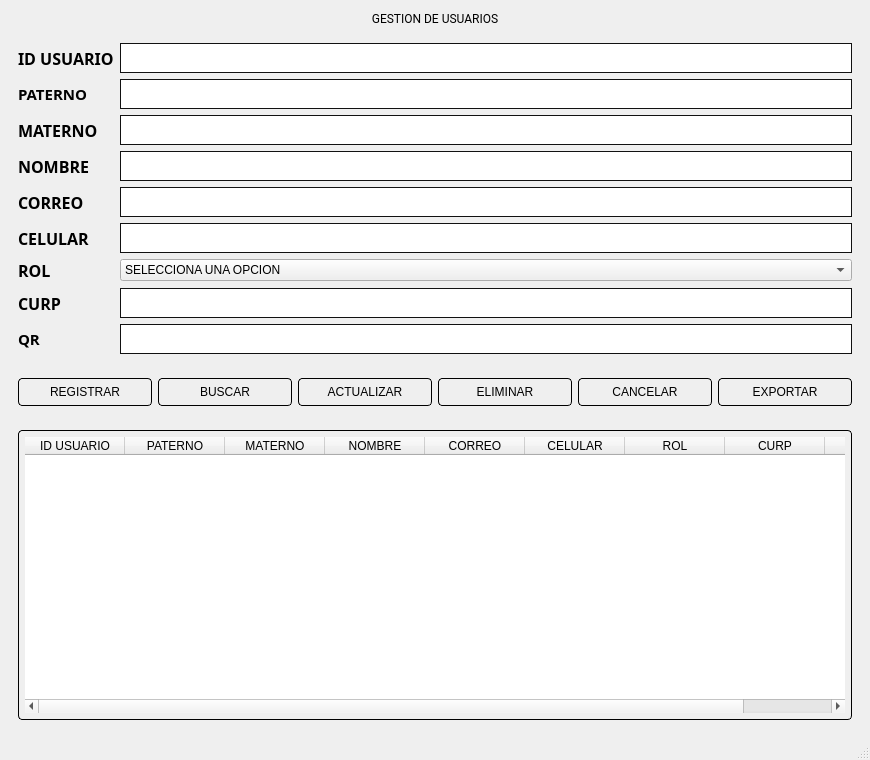
<?xml version="1.0" encoding="UTF-8"?>
<ui version="4.0">
 <class>MainWindow</class>
 <widget class="QMainWindow" name="MainWindow">
  <property name="geometry">
   <rect>
    <x>0</x>
    <y>0</y>
    <width>870</width>
    <height>760</height>
   </rect>
  </property>
  <property name="windowTitle">
   <string>MainWindow</string>
  </property>
  <property name="styleSheet">
   <string notr="true"/>
  </property>
  <widget class="QWidget" name="centralwidget">
   <layout class="QVBoxLayout" name="verticalLayout_2">
    <item>
     <layout class="QVBoxLayout" name="verticalLayout">
      <item>
       <widget class="QLabel" name="label">
        <property name="font">
         <font>
          <family>Roboto</family>
         </font>
        </property>
        <property name="styleSheet">
         <string notr="true">QLabel {
    padding: 2px;
    font-family: 'Roboto';
}

</string>
        </property>
        <property name="text">
         <string>GESTION DE USUARIOS</string>
        </property>
        <property name="alignment">
         <set>Qt::AlignCenter</set>
        </property>
       </widget>
      </item>
     </layout>
    </item>
    <item>
     <widget class="QWidget" name="widget" native="true">
      <layout class="QVBoxLayout" name="verticalLayout_4">
       <item>
        <layout class="QVBoxLayout" name="verticalLayout_3">
         <item>
          <layout class="QFormLayout" name="formLayout">
           <item row="0" column="0">
            <widget class="QLabel" name="label_2">
             <property name="font">
              <font>
               <family>Rockwell</family>
               <pointsize>12</pointsize>
               <weight>75</weight>
               <bold>true</bold>
              </font>
             </property>
             <property name="text">
              <string>ID USUARIO</string>
             </property>
            </widget>
           </item>
           <item row="1" column="0">
            <widget class="QLabel" name="label_3">
             <property name="font">
              <font>
               <family>Rockwell</family>
               <pointsize>11</pointsize>
               <weight>75</weight>
               <bold>true</bold>
              </font>
             </property>
             <property name="text">
              <string>PATERNO</string>
             </property>
            </widget>
           </item>
           <item row="2" column="0">
            <widget class="QLabel" name="label_4">
             <property name="font">
              <font>
               <family>Rockwell</family>
               <pointsize>12</pointsize>
               <weight>75</weight>
               <bold>true</bold>
              </font>
             </property>
             <property name="text">
              <string>MATERNO</string>
             </property>
            </widget>
           </item>
           <item row="3" column="0">
            <widget class="QLabel" name="label_5">
             <property name="font">
              <font>
               <family>Rockwell</family>
               <pointsize>12</pointsize>
               <weight>75</weight>
               <bold>true</bold>
              </font>
             </property>
             <property name="text">
              <string>NOMBRE</string>
             </property>
            </widget>
           </item>
           <item row="4" column="0">
            <widget class="QLabel" name="label_6">
             <property name="font">
              <font>
               <family>Rockwell</family>
               <pointsize>12</pointsize>
               <weight>75</weight>
               <bold>true</bold>
              </font>
             </property>
             <property name="text">
              <string>CORREO</string>
             </property>
            </widget>
           </item>
           <item row="5" column="0">
            <widget class="QLabel" name="label_7">
             <property name="font">
              <font>
               <family>Rockwell</family>
               <pointsize>12</pointsize>
               <weight>75</weight>
               <bold>true</bold>
              </font>
             </property>
             <property name="text">
              <string>CELULAR</string>
             </property>
            </widget>
           </item>
           <item row="6" column="0">
            <widget class="QLabel" name="label_8">
             <property name="font">
              <font>
               <family>Rockwell</family>
               <pointsize>12</pointsize>
               <weight>75</weight>
               <bold>true</bold>
              </font>
             </property>
             <property name="text">
              <string>ROL</string>
             </property>
            </widget>
           </item>
           <item row="7" column="0">
            <widget class="QLabel" name="label_9">
             <property name="font">
              <font>
               <family>Rockwell</family>
               <pointsize>12</pointsize>
               <weight>75</weight>
               <bold>true</bold>
              </font>
             </property>
             <property name="text">
              <string>CURP </string>
             </property>
            </widget>
           </item>
           <item row="8" column="0">
            <widget class="QLabel" name="label_10">
             <property name="font">
              <font>
               <family>Rockwell</family>
               <pointsize>11</pointsize>
               <weight>75</weight>
               <bold>true</bold>
              </font>
             </property>
             <property name="text">
              <string>QR</string>
             </property>
            </widget>
           </item>
           <item row="0" column="1">
            <widget class="QLineEdit" name="txtID">
             <property name="styleSheet">
              <string notr="true">QLineEdit {
    border: 1px solid #111111;
    padding: 6px;
	border-radio
}




</string>
             </property>
            </widget>
           </item>
           <item row="1" column="1">
            <widget class="QLineEdit" name="txtPaterno">
             <property name="styleSheet">
              <string notr="true">QLineEdit {
    border: 1px solid #111111;
    padding: 6px;
	border-radio
}




</string>
             </property>
            </widget>
           </item>
           <item row="2" column="1">
            <widget class="QLineEdit" name="txtMaterno">
             <property name="styleSheet">
              <string notr="true">QLineEdit {
    border: 1px solid #111111;
    padding: 6px;
	border-radio
}




</string>
             </property>
            </widget>
           </item>
           <item row="3" column="1">
            <widget class="QLineEdit" name="txtNombre">
             <property name="styleSheet">
              <string notr="true">QLineEdit {
    border: 1px solid #111111;
    padding: 6px;
	border-radio
}




</string>
             </property>
            </widget>
           </item>
           <item row="4" column="1">
            <widget class="QLineEdit" name="txtCorreo">
             <property name="styleSheet">
              <string notr="true">QLineEdit {
    border: 1px solid #111111;
    padding: 6px;
	border-radio
}




</string>
             </property>
            </widget>
           </item>
           <item row="5" column="1">
            <widget class="QLineEdit" name="txtCelular">
             <property name="styleSheet">
              <string notr="true">QLineEdit {
    border: 1px solid #111111;
    padding: 6px;
	border-radio
}




</string>
             </property>
             <property name="maxLength">
              <number>10</number>
             </property>
            </widget>
           </item>
           <item row="7" column="1">
            <widget class="QLineEdit" name="txtCurp">
             <property name="styleSheet">
              <string notr="true">QLineEdit {
    border: 1px solid #111111;
    padding: 6px;
	border-radio
}




</string>
             </property>
             <property name="maxLength">
              <number>18</number>
             </property>
            </widget>
           </item>
           <item row="8" column="1">
            <widget class="QLineEdit" name="txtQR">
             <property name="styleSheet">
              <string notr="true">QLineEdit {
    border: 1px solid #111111;
    padding: 6px;
	border-radio
}




</string>
             </property>
            </widget>
           </item>
           <item row="6" column="1">
            <widget class="QComboBox" name="cbRol">
             <property name="styleSheet">
              <string notr="true">QLineEdit {
    border: 1px solid #111111;
    color: #000000;
    padding: 6px;
	border-radio
}

QLineEdit:hover {
    color: #000000;
}</string>
             </property>
             <item>
              <property name="text">
               <string>SELECCIONA UNA OPCION</string>
              </property>
             </item>
             <item>
              <property name="text">
               <string>ADMINISTRATIVO</string>
              </property>
             </item>
             <item>
              <property name="text">
               <string>ESTUDIANTE</string>
              </property>
             </item>
             <item>
              <property name="text">
               <string>EXTERNO</string>
              </property>
             </item>
             <item>
              <property name="text">
               <string>PROFESOR</string>
              </property>
             </item>
            </widget>
           </item>
          </layout>
         </item>
        </layout>
       </item>
      </layout>
     </widget>
    </item>
    <item>
     <widget class="QWidget" name="widget_2" native="true">
      <layout class="QHBoxLayout" name="horizontalLayout_2">
       <item>
        <layout class="QHBoxLayout" name="horizontalLayout">
         <item>
          <widget class="QPushButton" name="btnRegistrar">
           <property name="styleSheet">
            <string notr="true">QPushButton {
    border: 1px solid #000000;
    border-radius: 4px;
    padding: 6px;
}


</string>
           </property>
           <property name="text">
            <string>REGISTRAR</string>
           </property>
          </widget>
         </item>
         <item>
          <widget class="QPushButton" name="btnBuscar">
           <property name="styleSheet">
            <string notr="true">QPushButton {
    border: 1px solid #000000;
    border-radius: 4px;
    padding: 6px;
}


</string>
           </property>
           <property name="text">
            <string>BUSCAR</string>
           </property>
          </widget>
         </item>
         <item>
          <widget class="QPushButton" name="btnActualizar">
           <property name="styleSheet">
            <string notr="true">QPushButton {
    border: 1px solid #000000;
    border-radius: 4px;
    padding: 6px;
}


</string>
           </property>
           <property name="text">
            <string>ACTUALIZAR</string>
           </property>
          </widget>
         </item>
         <item>
          <widget class="QPushButton" name="btnEliminar">
           <property name="styleSheet">
            <string notr="true">QPushButton {
    border: 1px solid #000000;
    border-radius: 4px;
    padding: 6px;
}


</string>
           </property>
           <property name="text">
            <string>ELIMINAR</string>
           </property>
          </widget>
         </item>
         <item>
          <widget class="QPushButton" name="btnCancelar">
           <property name="styleSheet">
            <string notr="true">QPushButton {
    border: 1px solid #000000;
    border-radius: 4px;
    padding: 6px;
}


</string>
           </property>
           <property name="text">
            <string>CANCELAR</string>
           </property>
          </widget>
         </item>
         <item>
          <widget class="QPushButton" name="btnExportar">
           <property name="styleSheet">
            <string notr="true">QPushButton {
    border: 1px solid #000000;
    border-radius: 4px;
    padding: 6px;
}


</string>
           </property>
           <property name="text">
            <string>EXPORTAR</string>
           </property>
          </widget>
         </item>
        </layout>
       </item>
      </layout>
     </widget>
    </item>
    <item>
     <widget class="QWidget" name="widget_3" native="true">
      <layout class="QVBoxLayout" name="verticalLayout_6">
       <item>
        <layout class="QVBoxLayout" name="verticalLayout_5">
         <item>
          <widget class="QTableWidget" name="tabla">
           <property name="styleSheet">
            <string notr="true">QTableWidget {
    border: 1px solid #000000;
    color: #ffffff;
    border-radius: 4px;
    padding: 6px;
}



</string>
           </property>
           <column>
            <property name="text">
             <string>ID USUARIO</string>
            </property>
           </column>
           <column>
            <property name="text">
             <string>PATERNO</string>
            </property>
           </column>
           <column>
            <property name="text">
             <string>MATERNO</string>
            </property>
           </column>
           <column>
            <property name="text">
             <string>NOMBRE</string>
            </property>
           </column>
           <column>
            <property name="text">
             <string>CORREO</string>
            </property>
           </column>
           <column>
            <property name="text">
             <string>CELULAR</string>
            </property>
           </column>
           <column>
            <property name="text">
             <string>ROL</string>
            </property>
           </column>
           <column>
            <property name="text">
             <string>CURP</string>
            </property>
           </column>
           <column>
            <property name="text">
             <string>QR</string>
            </property>
           </column>
          </widget>
         </item>
        </layout>
       </item>
      </layout>
     </widget>
    </item>
   </layout>
  </widget>
  <widget class="QMenuBar" name="menubar">
   <property name="geometry">
    <rect>
     <x>0</x>
     <y>0</y>
     <width>870</width>
     <height>30</height>
    </rect>
   </property>
  </widget>
  <widget class="QStatusBar" name="statusbar"/>
 </widget>
 <resources/>
 <connections/>
</ui>
